Frame 1 (no input): blank canvas, image omitted
Frame 60 (the mouse pressed at the canvas centre just before this capture): blank canvas, image omitted
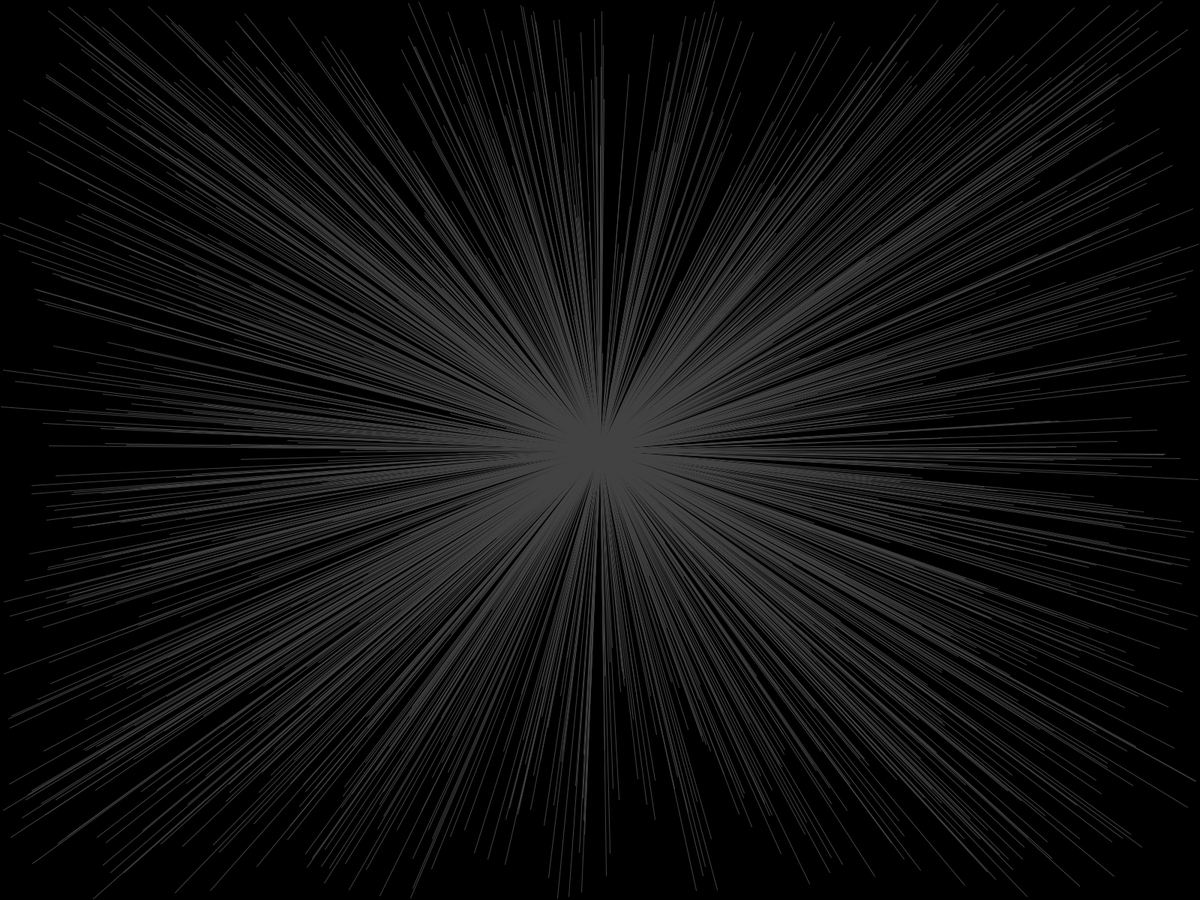
Frame 120 (the mouse held since frame 60 and released just before this capture)

The Processing sketch whose frames 1 and 60 were blank and that drew this single picture after the mouse press (run headless with seeded random() and noise(); from frame 60 on, the mouse is pressed at the canvas centre):

// Processing sketch: Intro
// ── Intro.pde
void setup(){
  fullScreen();
  background(0);
  frameRate(24);
}

void draw(){
  int numLines = mouseX/35;
  stroke(mouseY / 9);
  
  for(int i = 0; i < numLines; i++){
    line(width / 2, height / 2, random(width), random(height));
  }
}
